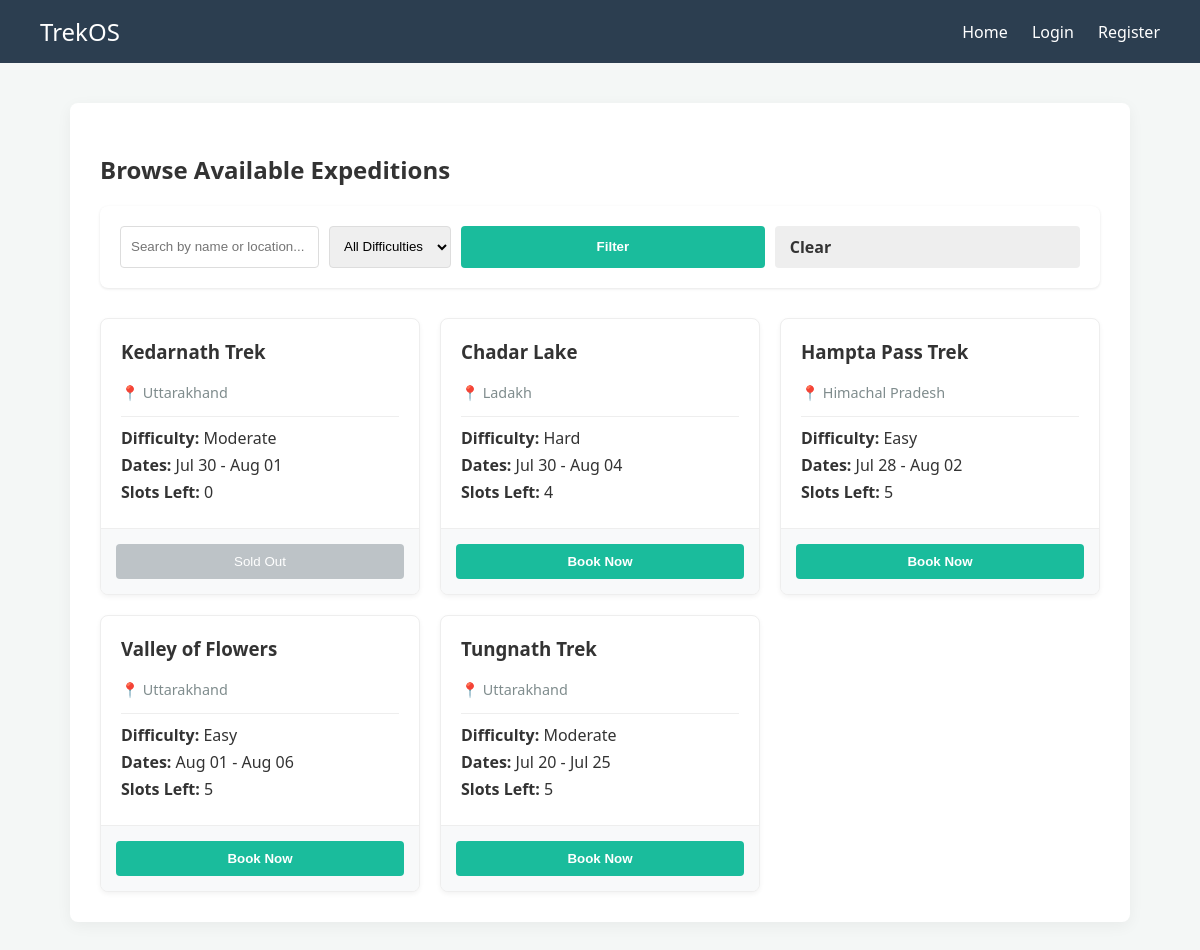
The page /user/browse_treks on the database its author committed.
### models/trek.py (models this page shows)
class Trek(db.Model):
    __tablename__ = 'trek'
    id = db.Column(db.Integer, primary_key=True, autoincrement=True)
    name = db.Column(db.String(50), nullable=False)
    location = db.Column(db.String(100), nullable=False)
    difficulty = db.Column(db.String(50), nullable=False)
    duration = db.Column(db.Integer, nullable=False)
    max_slots = db.Column(db.Integer, nullable=False)
    available_slots = db.Column(db.Integer, nullable=False)
    start_date = db.Column(db.Date, nullable=False)
    end_date = db.Column(db.Date, nullable=False)
    status = db.Column(db.String(20), nullable=False, default='pending')
    assigned_staff_id = db.Column(db.Integer, db.ForeignKey('users.id'), nullable=True)
    description = db.Column(db.Text, default=' ')
    bookings = db.relationship('Booking', backref='trek', lazy=True)

### app.py (the view)
@app.route('/user/browse_treks')
def browse_treks():
    search = request.args.get('search', '').strip()
    difficulty = request.args.get('difficulty', '')
    query = Trek.query.filter(Trek.status.in_(['Upcoming', 'Active']))
    if search:
        search_term = f"%{search}%"
        query = query.filter((Trek.location.ilike(search_term)) | (Trek.name.ilike(search_term)))
    if difficulty:
        query = query.filter(Trek.difficulty == difficulty)
    treks = query.all()
    return render_template('user/browse_treks.html', treks=treks, search=search, difficulty=difficulty)

### app.py (called while the page is built)
@app.context_processor
def inject_user():
    current_user = None
    if 'user_id' in session:
        current_user = Users.query.get(session['user_id'])
    return dict(current_user=current_user)

### templates/user/browse_treks.html (shortened to what this page needs)
{% extends "base.html" %}
{% block content %}
<h2>Browse Available Expeditions</h2>
<div style="background: white; padding: 20px; border-radius: 8px; margin-bottom: 30px; box-shadow: 0 1px 3px rgba(0,0,0,0.1);">
    <form method="GET" action="/user/browse_treks" style="display: flex; gap: 10px; margin: 0;">
        <input type="text" name="search" value="{{ search }}" placeholder="Search by name or location..." style="flex: 2; padding: 10px; border: 1px solid #ddd; border-radius: 4px;">
        <select name="difficulty" style="flex: 1; padding: 10px; border: 1px solid #ddd; border-radius: 4px;">
            <option value="">All Difficulties</option>
        </select>
        <button type="submit" class="btn btn-primary">Filter</button>
        <a href="/user/browse_treks" class="btn" style="background: #eee; padding: 10px 15px; text-decoration: none; border-radius: 4px; color: #333;">Clear</a>
    </form>
</div>
<div style="display: grid; grid-template-columns: repeat(auto-fill, minmax(300px, 1fr)); gap: 20px;">
    {% for trek in treks %}
    <div style="background: white; border: 1px solid #eee; border-radius: 8px; overflow: hidden; box-shadow: 0 2px 5px rgba(0,0,0,0.05);">
        <div style="padding: 20px;">
            <h3 style="margin-top: 0;">{{ trek.name }}</h3>
            <p style="color: #7f8c8d; font-size: 0.9rem;">📍 {{ trek.location }}</p>
            <hr style="border: 0; border-top: 1px solid #eee; margin: 10px 0;">
            <p style="margin: 5px 0;"><strong>Difficulty:</strong> {{ trek.difficulty }}</p>
            <p style="margin: 5px 0;"><strong>Dates:</strong> {{ trek.start_date.strftime('%b %d') }} - {{ trek.end_date.strftime('%b %d') }}</p>
            <p style="margin: 5px 0;"><strong>Slots Left:</strong> {{ trek.available_slots }}</p>
        </div>
        <div style="background: #f8f9fa; padding: 15px; border-top: 1px solid #eee;">
            {% if trek.available_slots > 0 %}
                <form action="/book/{{ trek.id }}" method="POST" style="margin: 0;">
                    <button type="submit" class="btn btn-primary" style="width: 100%; background: #1abc9c; border: none;">Book Now</button>
                </form>
            {% else %}
                <button disabled style="width: 100%; padding: 10px; background: #bdc3c7; color: white; border: none; border-radius: 4px;">Sold Out</button>
            {% endif %}
        </div>
    </div>
    {% else %}
        <p style="grid-column: 1 / -1; text-align: center; color: #777;">No expeditions match your search.</p>
    {% endfor %}
</div>
{% endblock %}

### templates/base.html (shortened to what this page needs)
<!DOCTYPE html>
<html lang="en">
<head>
    <link rel="stylesheet" href="{{ url_for('static', filename='css/style.css') }}">
</head>
<body>
    <nav class="navbar">
        <a href="/" class="logo" style="margin:0;">TrekOS</a>
        <div>
            <a href="/">Home</a>
            {% if current_user %}
                <span style="margin-left: 20px; margin-right: 15px; color:#e9d014; font-weight: bold;">{{ current_user.name }}</span>
                {% if current_user.role == 'admin' %}
                    <a href="/admin/dashboard">Admin Panel</a>
                {% elif current_user.role == 'staff' %}
                    <a href="/staff/dashboard">Staff Panel</a>
                {% elif current_user.role == 'user' %}
                    <a href="/user/dashboard">My Dashboard</a>
                    <a href="/user/profile">Profile</a>
                {% endif %}
                <a href="/logout">Logout</a>
            {% else %}
                <a href="/login">Login</a>
                <a href="/register">Register</a>
            {% endif %}
        </div>
    </nav>
    <div class="container">
        {% block content %}{% endblock %}
    </div>
</body>
</html>

### static/css/style.css (style rules this page uses)
body { font-family: 'Segoe UI', Tahoma, Geneva, Verdana, sans-serif; margin: 0; background-color: #f4f7f6; color: #333; }
.navbar { background: #2c3e50; padding: 15px 40px; display: flex; justify-content: space-between; align-items: center; color: white; }
.navbar a { color: white; text-decoration: none; margin-left: 20px; font-weight: 500; transition: 0.2s; }
.logo { font-size: 1.5rem; font-weight: bold; }
.container { max-width: 1000px; margin: 40px auto; padding: 30px; background: white; border-radius: 8px; box-shadow: 0 4px 15px rgba(0,0,0,0.05); }
.btn { padding: 10px 20px; border: none; border-radius: 04px; cursor: pointer; font-weight: bold; width: 100%; }
.btn-primary { background: #1abc9c; color: white; }

### rows shown on the page
Trek: name "Kedarnath Trek", location "Uttarakhand", difficulty "Moderate", start_date "Jul 30", end_date "Aug 01", available_slots "0", shows "Sold Out"
Trek: name "Chadar Lake", location "Ladakh", difficulty "Hard", start_date "Jul 30", end_date "Aug 04", available_slots "4"
Trek: name "Hampta Pass Trek", location "Himachal Pradesh", difficulty "Easy", start_date "Jul 28", end_date "Aug 02", available_slots "5"
Trek: name "Valley of Flowers", location "Uttarakhand", difficulty "Easy", start_date "Aug 01", end_date "Aug 06", available_slots "5"
Trek: name "Tungnath Trek", location "Uttarakhand", difficulty "Moderate", start_date "Jul 20", end_date "Jul 25", available_slots "5"
